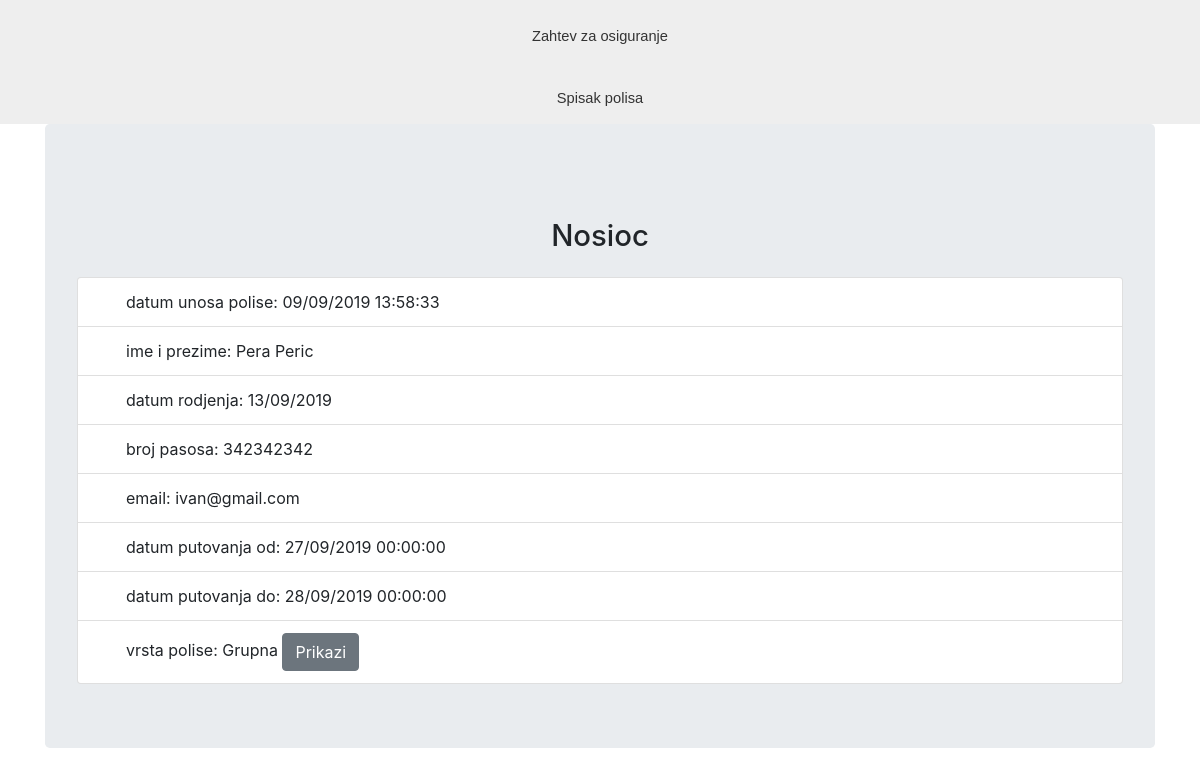
The app's page /nosioc.php?id_nosioca=151 with its own data.
### tables this page shows
CREATE TABLE IF NOT EXISTS `polisaosiguranik` (
  `id` int(11) NOT NULL AUTO_INCREMENT,
  `polisa_id` int(11) NOT NULL,
  `korisnik_id` int(11) NOT NULL,
  `nosioc` tinyint(1) NOT NULL,
  PRIMARY KEY (`id`),
  KEY `polisa_id` (`polisa_id`),
  KEY `korisnik_id` (`korisnik_id`)
);

CREATE TABLE IF NOT EXISTS `polisa` (
  `id` int(11) NOT NULL AUTO_INCREMENT,
  `datum_unosa_polise` datetime NOT NULL DEFAULT CURRENT_TIMESTAMP,
  `datum_putovanja_od` datetime NOT NULL,
  `datum_putovanja_do` datetime NOT NULL,
  `tip_polise` int(255) NOT NULL,
  PRIMARY KEY (`id`)
);

CREATE TABLE IF NOT EXISTS `korisnik` (
  `id` int(11) NOT NULL AUTO_INCREMENT,
  `ime_i_prezime` varchar(70) NOT NULL,
  `datum_rodjenja` datetime NOT NULL,
  `broj_pasosa` int(9) NOT NULL,
  `email` varchar(100) DEFAULT NULL,
  `telefon` varchar(15) DEFAULT NULL,
  PRIMARY KEY (`id`)
);

### private/classes/Konekcija.php (called while the page is built, shortened)
<?php
class Konekcija
{
    public static $konekcija;
    private static $host;
    private static $user;
    private static $pass;
    private static $dbname;
    private static $stmt;
    public function __construct(string $host, string $user, string $pass, string $dbname)
    {
        self::$host = $host;
        self::$user = $user;
        self::$pass = $pass;
        self::$dbname = $dbname;
    }
    public static function napraviKonekciju()
    {
        if (self::$konekcija == NULL) {
            try {
                self::$konekcija = new PDO(
                    "mysql:host=" . self::$host . ";dbname=" . self::$dbname . ";charset=utf8",
                    self::$user,
                    self::$pass
                );
            } catch (PDOException $e) {
                echo  $e->getMessage();
                die('<p>Problem sa  konekcijom</p>');
            }
            return self::$konekcija;
        }
    }
    public static function query($sql)
    {
        self::$stmt = self::$konekcija->prepare($sql);
    }
    public static function bind($param, $value, $type = null)
    {
        if (is_null($type)) {
            switch (true) {
                default:
                    $type = PDO::PARAM_STR;
            }
        }
        self::$stmt->bindValue($param, $value, $type);
    }
    public static function execute()
    {
        return self::$stmt->execute();
    }
    public static function single($fetch = PDO::FETCH_OBJ)
    {
        self::execute();
        return self::$stmt->fetch($fetch);
    }
}

### private/classes/Modeli.php (called while the page is built, shortened)
<?php
class Modeli
{
    public static function pronadjiPolisu($id)
    {
        Konekcija::query(
            'SELECT * FROM korisnik JOIN polisaosiguranik ON polisaosiguranik.korisnik_id = korisnik.id JOIN polisa ON polisa.id = polisaosiguranik.polisa_id WHERE korisnik.id = :id_korisnik'
        );
        Konekcija::bind(':id_korisnik', $id);
        $row = Konekcija::single();
        return $row;
    }
}

### private/classes/Procisti.php (called while the page is built, shortened)
<?php
class Procisti
{
    public static function prikaziDatum($datumIVreme, $format)
    {
        return $datumIvreme  = date($format, strtotime($datumIVreme));
    }
}

### public/nosioc.php (the view)
<?php
require_once '../private/includes/header.php';
$nosioc = Modeli::pronadjiPolisu(filter_input(INPUT_GET, 'id_nosioca'));
?>
<div class='jumbotron'>
    <h1 class="text-center mb-4">Nosioc</h1>
    <ul class='list-group'>
        <li class="list-group-item pl-5">datum unosa polise: <?= Procisti::prikaziDatum($nosioc->datum_unosa_polise, 'd/m/Y H:i:s'); ?></li>
        <li class="list-group-item pl-5">ime i prezime: <?= $nosioc->ime_i_prezime; ?></li>
        <li class="list-group-item pl-5">datum rodjenja: <?= Procisti::prikaziDatum($nosioc->datum_rodjenja, 'd/m/Y'); ?></li>
        <li class="list-group-item pl-5">broj pasosa: <?= $nosioc->broj_pasosa; ?></li>
        <li class="list-group-item pl-5">email: <?= $nosioc->email; ?></li>
        <li class="list-group-item pl-5">datum putovanja od: <?= Procisti::prikaziDatum($nosioc->datum_putovanja_od, 'd/m/Y H:i:s'); ?></li>
        <li class="list-group-item pl-5">datum putovanja do: <?= Procisti::prikaziDatum($nosioc->datum_putovanja_do, 'd/m/Y H:i:s'); ?></li>
        <li class="list-group-item pl-5">vrsta polise: <?= $nosioc->tip_polise == 0 ? 'Individualna' : "Grupna"  ?>
            <?= "<a href=\"grupna_polisa?id_polisa=$nosioc->id\" class='btn btn-secondary'>Prikazi</a>" ?>
        </li>
    </ul>
</div>
<?php
require_once '../private/includes/footer.php';

### public/styles.css (style rules this page uses)
h1 { font-size: 22pt; margin: 30px 0px; }

### records on screen
polisaosiguranik: polisa.datum_unosa_polise "09/09/2019 13:58:33", korisnik.ime_i_prezime "Pera Peric", korisnik.datum_rodjenja "13/09/2019", korisnik.broj_pasosa "342342342", korisnik.email "ivan@gmail.com", polisa.datum_putovanja_od "27/09/2019 00:00:00", polisa.datum_putovanja_do "28/09/2019 00:00:00"
